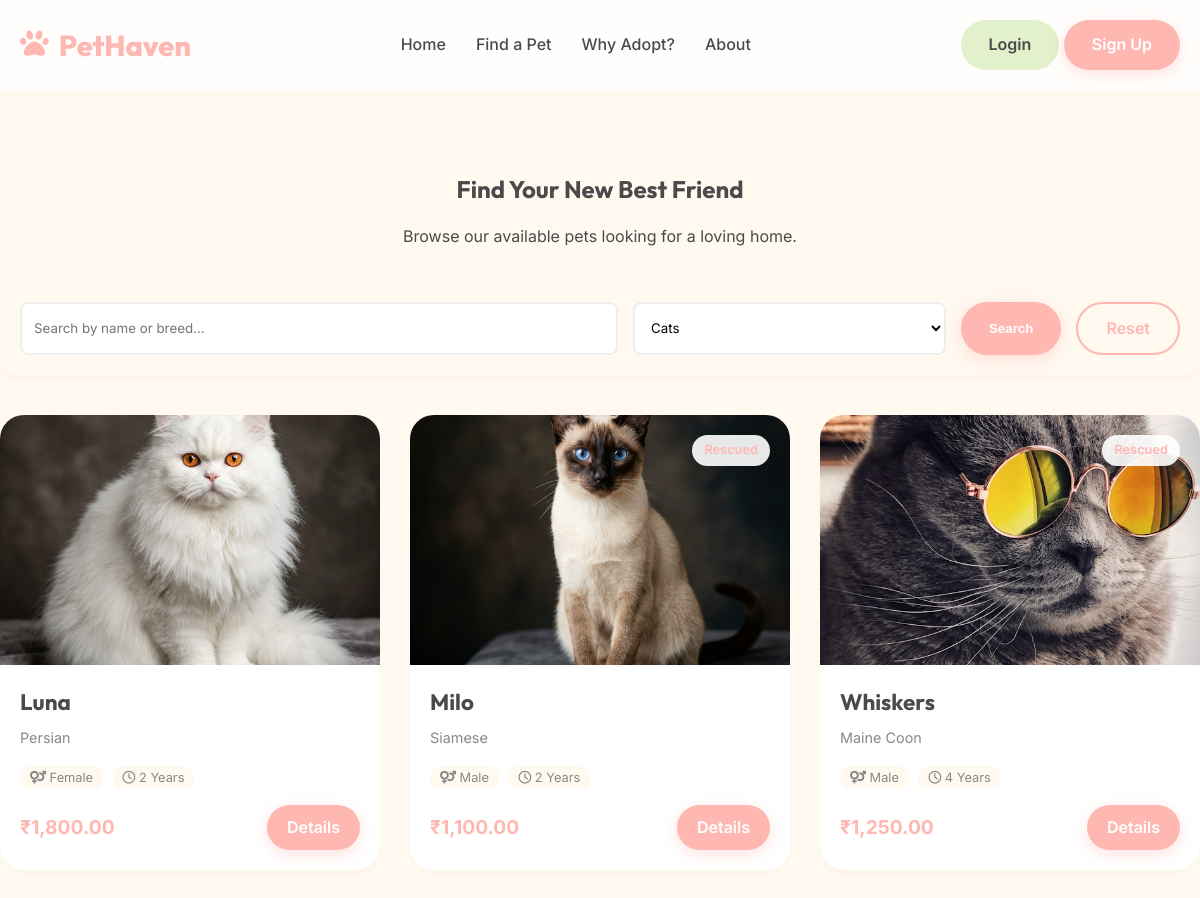
/index.php?section=find-pet&category=Cats, run on the app's committed database.
### tables this page shows
CREATE TABLE IF NOT EXISTS pets (
    name VARCHAR(100) PRIMARY KEY,
    category_name VARCHAR(50),
    breed VARCHAR(100),
    age VARCHAR(20),
    gender ENUM('Male', 'Female'),
    color VARCHAR(50),
    price DECIMAL(10, 2) DEFAULT 0.00,
    description TEXT,
    behavior TEXT,
    care_pattern TEXT,
    is_rescued BOOLEAN DEFAULT FALSE,
    image VARCHAR(255),
    status ENUM('available', 'adopted') DEFAULT 'available',
    created_at TIMESTAMP DEFAULT CURRENT_TIMESTAMP,
    FOREIGN KEY (category_name) REFERENCES categories(name)
);

### index.php (the view, shortened to what this page needs)
<?php
require_once 'includes/db.php';
require_once 'includes/header.php';
$section = isset($_GET['section']) ? $_GET['section'] : 'home';
if ($section === 'home'): ?>
    <header class="hero">
        <div class="container hero-grid">
            <div class="hero-content">
                <h1>Find a loving home, <br> <span style="color: var(--color-primary);">Adopt a loving soul.</span></h1>
                <p>Join our mission to provide every pet with the love and care they deserve. Your new best friend is just a click away.</p>
                <div style="display: flex; gap: 15px;">
                    <a href="index.php?section=find-pet" class="btn btn-primary">Find a Pet</a>
                    <a href="index.php?section=why-adopt" class="btn btn-outline">Why Adopt?</a>
                </div>
            </div>
            <div class="hero-image">
                <img src="assets/images/pet_max.jpg" alt="Happy Dog" style="width: 100%; height: 400px; object-fit: cover; border-radius: var(--radius-lg); box-shadow: var(--shadow-lg);">
            </div>
        </div>
    </header>
    <section class="section-padding container" id="categories">
        <div class="text-center mb-4">
            <h2 class="mb-2">Find Your Perfect Companion</h2>
            <p>Select a pet type to see who's available.</p>
        </div>
        <div class="categories-grid">
            <?php
            $cats = $pdo->query("SELECT * FROM categories")->fetchAll();
            foreach($cats as $cat):
                $iconClass = 'fa-paw';
                if(strtolower($cat['name']) == 'dogs') $iconClass = 'fa-dog';
                if(strtolower($cat['name']) == 'cats') $iconClass = 'fa-cat';
                if(strtolower($cat['name']) == 'birds') $iconClass = 'fa-dove';
                if(strtolower($cat['name']) == 'rabbits') $iconClass = 'fa-carrot';
            ?>
                <a href="index.php?section=find-pet&category=<?php echo urlencode($cat['name']); ?>" style="text-decoration: none; color: inherit;">
                    <div class="category-card">
                        <i class="fa-solid <?php echo $iconClass; ?> category-icon" style="color: var(--color-primary);"></i>
                        <h3><?php echo htmlspecialchars($cat['name']); ?></h3>
                    </div>
                </a>
            <?php endforeach; ?>
        </div>
    </section>
    <section class="section-padding" style="background: white;">
        <div class="container hero-grid" style="grid-template-columns: 1fr 1.2fr;">
            <div style="background: var(--color-warm-bg); padding: 40px; border-radius: var(--radius-lg);">
                <h2 class="mb-2">Why Choose PetHaven?</h2>
                <p class="mb-4">We are more than just a shelter; we are a community dedicated to animal welfare.</p>
                <div style="display: grid; gap: 20px;">
                    <div style="display: flex; gap: 15px; align-items: flex-start;">
                        <i class="fa-solid fa-heart-pulse fa-2x" style="color: var(--color-primary);"></i>
                        <div>
                            <h4>Health Guaranteed</h4>
                            <p style="font-size: 0.9rem; color: var(--color-text-light);">All our pets undergo thorough health checks and vaccinations before adoption.</p>
                        </div>
                    </div>
                    <div style="display: flex; gap: 15px; align-items: flex-start;">
                        <i class="fa-solid fa-hand-holding-heart fa-2x" style="color: var(--color-primary);"></i>
                        <div>
                            <h4>Support Team</h4>
                            <p style="font-size: 0.9rem; color: var(--color-text-light);">We provide 24/7 post-adoption support to help you and your pet settle in.</p>
                        </div>
                    </div>
                    <div style="display: flex; gap: 15px; align-items: flex-start;">
                        <i class="fa-solid fa-shield-cat fa-2x" style="color: var(--color-primary);"></i>
                        <div>
                            <h4>Safe Process</h4>
                            <p style="font-size: 0.9rem; color: var(--color-text-light);">Our adoption legalities are transparent and designed for the pet's safety.</p>
                        </div>
                    </div>
                </div>
            </div>
            <div style="padding-left: 40px;">
                <img src="assets/images/cat_cats.jpg" style="width: 100%; border-radius: var(--radius-lg); box-shadow: var(--shadow-soft);">
            </div>
        </div>
    </section>
<?php
elseif ($section === 'find-pet'): ?>
    <section class="section-padding container">
        <div class="text-center mb-4">
            <h2 class="mb-2">Find Your New Best Friend</h2>
            <p>Browse our available pets looking for a loving home.</p>
        </div>
        <?php
        $where = "p.status = 'available'";
        $params = [];
        if(isset($_GET['category']) && !empty($_GET['category'])) {
            $where .= " AND p.category_name = ?";
            $params[] = $_GET['category'];
        }
        $sql = "SELECT p.*, c.name as category_name FROM pets p LEFT JOIN categories c ON p.category_name = c.name WHERE $where ORDER BY p.created_at DESC";
        $stmt = $pdo->prepare($sql);
        $stmt->execute($params);
        $all_pets = $stmt->fetchAll(PDO::FETCH_ASSOC);
        ?>
        <div style="background: var(--color-warm-bg); padding: 20px; border-radius: var(--radius-md); box-shadow: var(--shadow-card); margin-bottom: 40px;">
            <form method="GET" action="index.php" style="display: flex; gap: 15px; flex-wrap: wrap;">
                <input type="text" name="search" placeholder="Search by name or breed..." class="form-control" style="flex: 2; background: white;" value="<?php echo htmlspecialchars($_GET['search'] ?? ''); ?>">
                <select name="category" class="form-control" style="flex: 1; background: white;" onchange="this.form.submit()">
                    <?php
                    $cats = $pdo->query("SELECT * FROM categories")->fetchAll();
                    foreach($cats as $c) {
                        $selected = (isset($_GET['category']) && $_GET['category'] == $c['name']) ? 'selected' : '';
                        echo "<option value='{$c['name']}' $selected>{$c['name']}</option>";
                    }
                    ?>
                </select>
                <button type="submit" class="btn btn-primary">Search</button>
                <a href="index.php?section=find-pet" class="btn btn-outline" style="text-decoration: none; display: flex; align-items: center;">Reset</a>
            </form>
        </div>
        <?php if(count($all_pets) > 0): ?>
            <div class="pets-grid">
                <?php foreach($all_pets as $pet): ?>
                <div class="pet-card">
                    <?php if($pet['is_rescued']): ?>
                        <span class="pet-badge">Rescued</span>
                    <?php endif; ?>
                    <div class="pet-image">
                        <img src="<?php echo $pet['image']; ?>" alt="<?php echo $pet['name']; ?>" style="width: 100%; height: 250px; object-fit: cover;">
                    </div>
                    <div class="pet-info">
                        <h3 class="pet-name"><?php echo htmlspecialchars($pet['name']); ?></h3>
                        <p class="pet-breed"><?php echo htmlspecialchars($pet['breed']); ?></p>
                        <div style="margin-bottom: 15px;">
                            <span class="tag"><i class="fa-solid fa-venus-mars"></i> <?php echo $pet['gender']; ?></span>
                            <span class="tag"><i class="fa-regular fa-clock"></i> <?php echo $pet['age']; ?></span>
                        </div>
                        <div style="display: flex; justify-content: space-between; align-items: center;">
                            <span style="font-weight: 700; color: var(--color-primary); font-size: 1.2rem;">
                                <?php echo $pet['price'] > 0 ? '₹'.number_format($pet['price'], 2) : 'Free Adoption'; ?>
                            </span>
                            <a href="pet_details.php?name=<?php echo urlencode($pet['name']); ?>" class="btn btn-primary" style="padding: 10px 20px;">Details</a>
                        </div>
                    </div>
                </div>
                <?php endforeach; ?>
            </div>
        <?php else: ?>
            <div class="text-center section-padding">
                <i class="fa-solid fa-magnifying-glass fa-3x mb-3" style="color: #ddd;"></i>
                <h3>No pets found</h3>
                <p>Try searching for something else or browse all categories.</p>
                <a href="index.php?section=find-pet" class="btn btn-primary mt-3">Reset Search</a>
            </div>
        <?php endif; ?>
    </section>
<?php
elseif ($section === 'why-adopt'): ?>
<section class="section-padding" id="why-adopt" style="min-height: 80vh; display: flex; align-items: center;">
    <div class="container">
        <div class="hero-grid">
            <div style="order: 2;">
                <h2 class="mb-4">Why Adopt a Pet?</h2>
                <div style="margin-bottom: 30px;">
                    <h4 style="color: var(--color-primary); margin-bottom: 10px;"><i class="fa-solid fa-heart"></i> Save a Life</h4>
                    <p>When you adopt, you save a loving animal by making them part of your family and open up shelter space for another animal who might need it.</p>
                </div>
                <div style="margin-bottom: 30px;">
                     <h4 style="color: var(--color-primary); margin-bottom: 10px;"><i class="fa-solid fa-hand-holding-heart"></i> Unconditional Love</h4>
                    <p>Rescued pets are often the most grateful and loyal companions. They seem to know you saved them.</p>
                </div>
                <div>
                     <h4 style="color: var(--color-primary); margin-bottom: 10px;"><i class="fa-solid fa-ban"></i> Stop Puppy Mills</h4>
                    <p>Adoption is a way to fight against cruel breeding facilities. Be part of the solution, not the problem.</p>
                </div>
                <div class="mt-4">
                    <a href="index.php?section=find-pet" class="btn btn-primary">Browse available pets</a>
                </div>
            </div>
            <div style="order: 1;">
                 <img src="https://images.unsplash.com/photo-1570018144715-43110363d70a?auto=format&fit=crop&w=800&q=80" alt="Dog Paw" style="width: 100%; height: 500px; object-fit: cover; border-radius: var(--radius-lg); box-shadow: var(--shadow-lg);">
            </div>
        </div>
    </div>
</section>
<?php elseif ($section === 'about'): ?>
<section class="section-padding" id="about" style="min-height: 80vh; display: flex; align-items: center; background-color: var(--color-light);">
    <div class="container">
        <div class="hero-grid">
            <div class="hero-image">
                <img src="https://images.unsplash.com/photo-1599443015574-be5fe8a05783?auto=format&fit=crop&w=800&q=80" alt="Pet Shelter" style="width: 100%; height: 500px; object-fit: cover; border-radius: var(--radius-lg); box-shadow: var(--shadow-lg);">
            </div>
            <div class="hero-content">
                <h2 class="mb-4">About PetHaven Shelter</h2>
                <p class="mb-3">Founded in 2026, PetHaven has been dedicated to rescuing, rehabilitating, and rehoming abandoned and neglected animals. We believe every soul deserves a second chance at happiness.</p>
                <p class="mb-4">Our team of dedicated volunteers works tirelessly to ensure that every pet receives medical care, love, and training before finding their forever families. We are more than just a shelter; we are a community of animal lovers.</p>
                <ul style="list-style: none; padding: 0; margin-bottom: 30px;">
                    <li style="margin-bottom: 10px;"><i class="fa-solid fa-check" style="color: var(--color-primary); margin-right: 10px;"></i> Over 500+ successful adoptions</li>
                    <li style="margin-bottom: 10px;"><i class="fa-solid fa-check" style="color: var(--color-primary); margin-right: 10px;"></i> 100% No-kill policy</li>
                    <li style="margin-bottom: 10px;"><i class="fa-solid fa-check" style="color: var(--color-primary); margin-right: 10px;"></i> Post-adoption support</li>
                </ul>
                <a href="register.php" class="btn btn-primary">Join our community</a>
            </div>
        </div>
    </div>
</section>
<?php endif; ?>
<?php require_once 'includes/footer.php'; ?>

### style.css (style rules this page uses)
:root { --color-primary: #FFB7B2; --color-secondary: #E2F0CB; --color-accent: #C7CEEA; --color-warm-bg: #FFF9F0; --color-text-main: #4A4A4A; --color-text-light: #888888; --color-white: #ffffff; --color-danger: #FF9AA2; --color-success: #B5EAD7; --font-heading: 'Outfit', sans-serif; --font-body: 'Inter', sans-serif; --shadow-soft: 0 10px 30px rgba(0, 0, 0, 0.05); --shadow-card: 0 4px 6px rgba(0, 0, 0, 0.02); --radius-lg: 24px; --radius-md: 16px; --radius-sm: 8px; }
* { margin: 0; padding: 0; box-sizing: border-box; }
body { font-family: var(--font-body); background-color: var(--color-warm-bg); color: var(--color-text-main); line-height: 1.6; overflow-x: hidden; }
h1, h2, h3, h4, h5, h6 { font-family: var(--font-heading); font-weight: 700; color: var(--color-text-main); }
a { text-decoration: none; color: inherit; transition: all 0.3s ease; }
.container { max-width: 1200px; margin: 0 auto; padding: 0 20px; }
.btn { display: inline-block; padding: 12px 28px; border-radius: 50px; font-weight: 600; cursor: pointer; border: none; transition: transform 0.2s ease, box-shadow 0.2s ease; }
.btn-primary { background-color: var(--color-primary); color: var(--color-white); box-shadow: 0 4px 15px rgba(255, 183, 178, 0.4); }
.btn-outline { border: 2px solid var(--color-primary); color: var(--color-primary); background: transparent; }
.section-padding { padding: 80px 0; }
.text-center { text-align: center; }
.mb-4 { margin-bottom: 2rem; }
.mb-2 { margin-bottom: 1rem; }
.pets-grid { display: grid; grid-template-columns: repeat(auto-fill, minmax(280px, 1fr)); gap: 30px; margin-top: 40px; }
.pet-card { background: var(--color-white); border-radius: var(--radius-lg); overflow: hidden; box-shadow: var(--shadow-card); transition: all 0.3s ease; position: relative; }
.pet-image { height: 250px; width: 100%; object-fit: cover; }
.pet-info { padding: 20px; }
.pet-name { font-size: 1.4rem; color: var(--color-text-main); margin-bottom: 5px; }
.pet-breed { color: var(--color-text-light); font-size: 0.9rem; margin-bottom: 15px; }
.pet-badge { position: absolute; top: 20px; right: 20px; background: rgba(255, 255, 255, 0.9); padding: 5px 12px; border-radius: 20px; font-size: 0.8rem; font-weight: 600; color: var(--color-primary); }
.tag { background: var(--color-warm-bg); padding: 4px 10px; border-radius: 10px; font-size: 0.8rem; margin-right: 5px; color: var(--color-text-light); }
.form-control { width: 100%; padding: 12px; border: 2px solid #eee; border-radius: var(--radius-sm); font-family: var(--font-body); transition: border-color 0.3s; }

### data on the page
pets: image (picture), name "Luna", breed "Persian", gender "Female", age "2 Years", price "1,800.00"
pets: is_rescued "Rescued", image (picture), name "Milo", breed "Siamese", gender "Male", age "2 Years", price "1,100.00"
pets: is_rescued "Rescued", image (picture), name "Whiskers", breed "Maine Coon", gender "Male", age "4 Years", price "1,250.00"

### other printed values
form field category "Cats"
